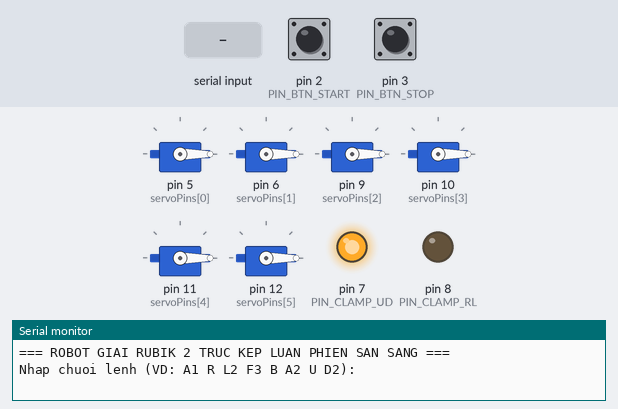
Recording of a sketch running on a simulated Arduino Nano, built with avr-gcc and run on an emulated ATmega328P. On the bench: 6 × servo, output pins drawn as LEDs (lit = HIGH), the last lines printed to the serial monitor. The test bench sets the inputs (shaded band); at power-on: pin 2 (PIN_BTN_START) HIGH, pin 3 (PIN_BTN_STOP) HIGH.

Above: at 1.2 s.
1.3 s: pin 2 (PIN_BTN_START) pulled LOW for 0.15 s
At 1.65 s:
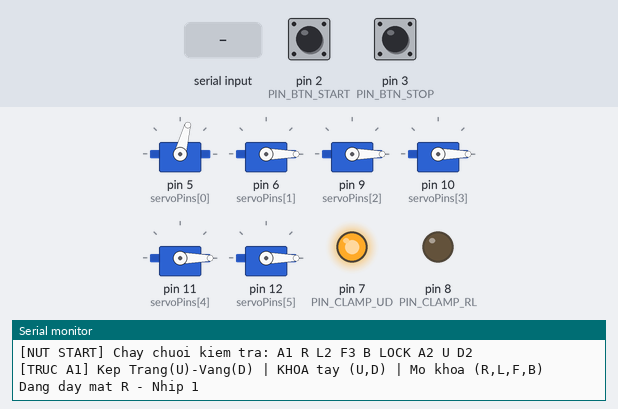
4.3 s: "F\n" received over Serial
At 6.1 s:
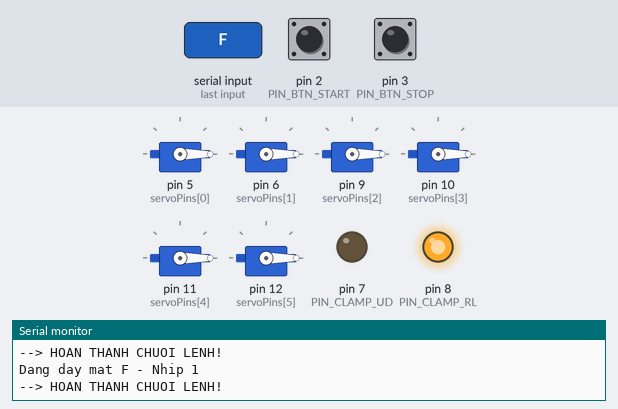
6.4 s: "B\n" received over Serial
At 6.47 s:
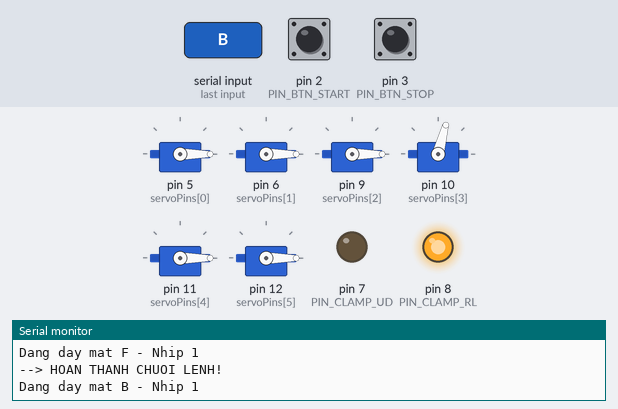
8.0 s: "A1\n" received over Serial
At 8.7 s:
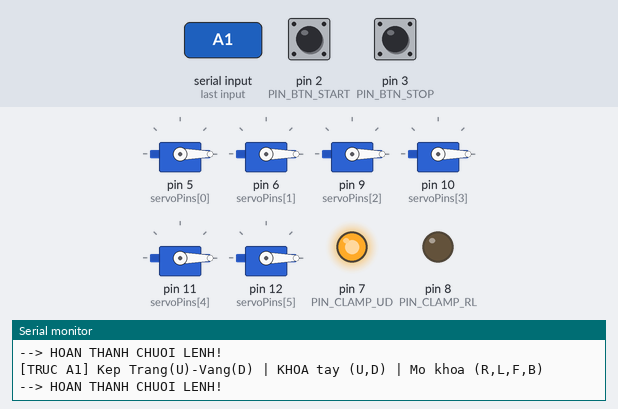
9.6 s: "A2\n" received over Serial
At 10.0 s:
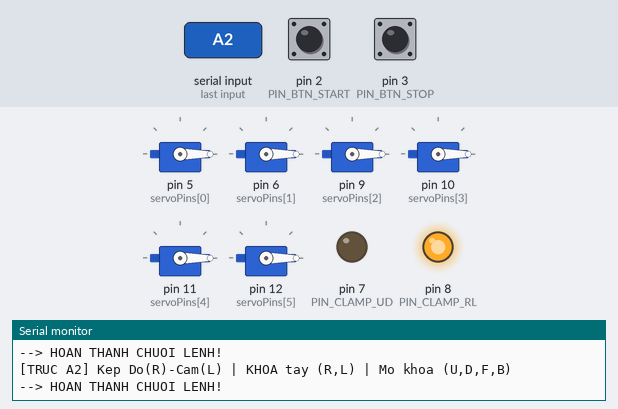
Timing chart, 0 to 12.6 s (numbered marks = the images above; inputs shaded):
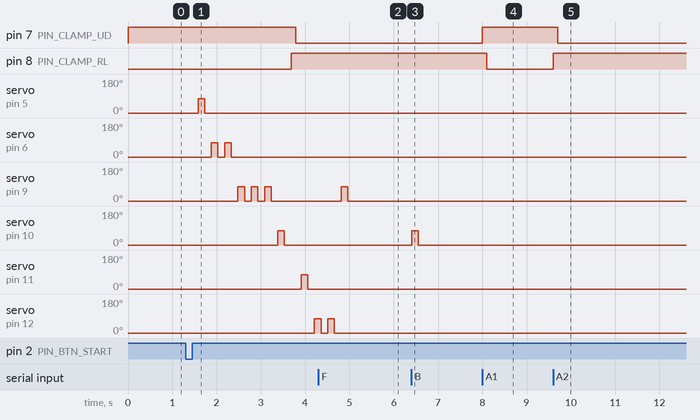

The sketch:

RobotGiaiRubik.ino
```cpp
/*
 * ============================================================================
 * ROBOT GIAI RUBIK 2 TRUC KEP LUAN PHIEN (A1/A2 + LOCK) - ARDUINO NANO
 * ----------------------------------------------------------------------------
 * - Chân Servo 6 thanh đẩy:
 *     + Mặt R (Right) : D5  | Mặt L (Left) : D6
 *     + Mặt F (Front) : D9  | Mặt B (Back) : D10
 *     + Mặt U (Up)    : D11 | Mặt D (Down) : D12
 * - Chân Điều khiển 2 Trục Kẹp Luân Phiên:
 *     + Trục A1 (D7)  : Kẹp Trắng(U)-Vàng(D) -> Khóa (U,D), mở (R,L,F,B)
 *     + Trục A2 (D8)  : Kẹp Đỏ(R)-Cam(L)     -> Khóa (R,L), mở (U,D,F,B)
 * - Nút nhấn: D2 = START ("A1 R L2 F3 B LOCK A2 U D2"), D3 = STOP khẩn cấp
 * - Giao tiếp USB / UART: 9600 bps (8N1), hỗ trợ key LOCK / UNLOCK / !
 * ============================================================================
 */

#include <Servo.h>

const int PIN_BTN_START = 2; // D2
const int PIN_BTN_STOP  = 3; // D3
const int PIN_CLAMP_UD  = 7; // D7 - Trục kẹp 1 (A1): Kẹp Trắng U - Vàng D -> xoay R, L, F, B
const int PIN_CLAMP_RL  = 8; // D8 - Trục kẹp 2 (A2): Kẹp Đỏ R - Cam L -> xoay U, D, F, B
const int servoPins[6]  = {5, 6, 9, 10, 11, 12}; // D5=R, D6=L, D9=F, D10=B, D11=U, D12=D

const int GOC_NGHI = 0;        // 0 độ (thu thanh đẩy về)
const int GOC_DAY  = 75;       // 75 độ (0x4B trong file .hex - đẩy mặt Rubik xoay 90°)
const int THOI_GIAN_GIU = 150; // 150ms (0x96 trong file .hex)
const int THOI_GIAN_KEP = 100; // 100ms ổn định cơ khí khi chuyển trục kẹp

Servo servos[6];
volatile bool dungKhanCap = false;
int trucHienTai = 1;       // 1 = Trục A1 (Kẹp U-D, khóa tay U/D), 2 = Trục A2 (Kẹp R-L, khóa tay R/L)
bool khoaToanBoTay = false; // Key LOCK: Khóa cứng toàn bộ cánh tay khi chưa đổi trục xong

void duaVeViTriGoc() {
  for (int i = 0; i < 6; i++) {
    servos[i].write(GOC_NGHI);
  }
}

bool kiemTraKhoaCanhTay(char tenMat) {
  if (khoaToanBoTay) {
    Serial.print("[KHOA CANH TAY - LOCK] Dang khoa toan bo canh tay! Tu choi lenh: ");
    Serial.println(tenMat);
    return true;
  }
  if (trucHienTai == 1 && (tenMat == 'U' || tenMat == 'D')) {
    Serial.print("[KHOA CANH TAY] Chua doi sang Truc A2 (dang kep U-D) -> KHOA canh tay ");
    Serial.println(tenMat);
    return true;
  }
  if (trucHienTai == 2 && (tenMat == 'R' || tenMat == 'L')) {
    Serial.print("[KHOA CANH TAY] Chua doi sang Truc A1 (dang kep R-L) -> KHOA canh tay ");
    Serial.println(tenMat);
    return true;
  }
  return false;
}

void chuyenTrucKep(int truc) {
  if (kiemTraDungKhanCap()) return;
  // Tự động bật KEY KHÓA CÁNH TAY trước khi đổi trục
  khoaToanBoTay = true;
  duaVeViTriGoc();
  if (truc == 1) {
    // Đóng kẹp Trục 1 (Trắng U - Vàng D) TRƯỚC rồi mới nhả Trục 2 để chống rơi khối Rubik
    digitalWrite(PIN_CLAMP_UD, HIGH);
    delay(THOI_GIAN_KEP);
    digitalWrite(PIN_CLAMP_RL, LOW);
    delay(THOI_GIAN_KEP);
    trucHienTai = 1;
    khoaToanBoTay = false;
    Serial.println("[TRUC A1] Kep Trang(U)-Vang(D) | KHOA tay (U,D) | Mo khoa (R,L,F,B)");
  } else if (truc == 2) {
    // Đóng kẹp Trục 2 (Đỏ R - Cam L) TRƯỚC rồi mới nhả Trục 1
    digitalWrite(PIN_CLAMP_RL, HIGH);
    delay(THOI_GIAN_KEP);
    digitalWrite(PIN_CLAMP_UD, LOW);
    delay(THOI_GIAN_KEP);
    trucHienTai = 2;
    khoaToanBoTay = false;
    Serial.println("[TRUC A2] Kep Do(R)-Cam(L) | KHOA tay (R,L) | Mo khoa (U,D,F,B)");
  }
}

bool kiemTraDungKhanCap() {
  // Kiểm tra nút cứng D3 (Active LOW) hoặc ký tự '!' gửi từ App Desktop qua cáp USB
  if (digitalRead(PIN_BTN_STOP) == LOW) {
    dungKhanCap = true;
  }
  while (Serial.available() > 0 && Serial.peek() == '!') {
    Serial.read();
    dungKhanCap = true;
  }
  if (dungKhanCap) {
    duaVeViTriGoc();
    Serial.println("[!] DA DUNG KHAN CAP!");
    return true;
  }
  return false;
}

void dayMat(int index, char tenMat, int soNhip) {
  if (kiemTraKhoaCanhTay(tenMat)) return;
  for (int nhip = 1; nhip <= soNhip; nhip++) {
    if (kiemTraDungKhanCap()) return;

    Serial.print("Dang day mat ");
    Serial.print(tenMat);
    Serial.print(" - Nhip ");
    Serial.println(nhip);

    servos[index].write(GOC_DAY);
    delay(THOI_GIAN_GIU);

    if (kiemTraDungKhanCap()) return;

    servos[index].write(GOC_NGHI);
    delay(THOI_GIAN_GIU);
  }
}

void thucThiLenhDon(String token) {
  token.trim();
  if (token.length() == 0 || dungKhanCap) return;
  token.toUpperCase();

  if (token == "STOP" || token == "!") {
    dungKhanCap = true;
    kiemTraDungKhanCap();
    return;
  }
  if (token == "LOCK") {
    khoaToanBoTay = true;
    duaVeViTriGoc();
    Serial.println("[KEY LOCK] Da KHOA cung toan bo canh tay day!");
    return;
  }
  if (token == "UNLOCK") {
    khoaToanBoTay = false;
    Serial.println("[KEY UNLOCK] Da MO KHOA canh tay theo truc hien tai!");
    return;
  }
  if (token == "A1") {
    chuyenTrucKep(1);
    return;
  }
  if (token == "A2") {
    chuyenTrucKep(2);
    return;
  }

  char mat = token.charAt(0);
  int soNhip = 1;

  if (token.length() >= 2) {
    char hauTo = token.charAt(1);
    if (hauTo == '2') {
      soNhip = 2;
    } else if (hauTo == '3' || hauTo == '\'') {
      soNhip = 3;
    }
  }

  if (mat == 'R') {
    dayMat(0, 'R', soNhip);
  } else if (mat == 'L') {
    dayMat(1, 'L', soNhip);
  } else if (mat == 'F') {
    dayMat(2, 'F', soNhip);
  } else if (mat == 'B') {
    dayMat(3, 'B', soNhip);
  } else if (mat == 'U') {
    dayMat(4, 'U', soNhip);
  } else if (mat == 'D') {
    dayMat(5, 'D', soNhip);
  }
}

void xuLyChuoiLenh(String chuoi) {
  chuoi.trim();
  if (chuoi.length() == 0) return;

  dungKhanCap = false;
  int start = 0;
  int n = chuoi.length();

  for (int i = 0; i <= n; i++) {
    if (i == n || chuoi.charAt(i) == ' ' || chuoi.charAt(i) == ',') {
      if (i > start) {
        String token = chuoi.substring(start, i);
        thucThiLenhDon(token);
        if (dungKhanCap) return;
      }
      start = i + 1;
    }
  }

  if (!dungKhanCap) {
    Serial.println("--> HOAN THANH CHUOI LENH!");
  }
}

void setup() {
  Serial.begin(9600);
  pinMode(PIN_BTN_START, INPUT_PULLUP);
  pinMode(PIN_BTN_STOP, INPUT_PULLUP);
  pinMode(PIN_CLAMP_UD, OUTPUT);
  pinMode(PIN_CLAMP_RL, OUTPUT);

  // Mặc định khởi động ở Trục 1 (A1): Kẹp Trắng U - Vàng D
  digitalWrite(PIN_CLAMP_UD, HIGH);
  digitalWrite(PIN_CLAMP_RL, LOW);

  for (int i = 0; i < 6; i++) {
    servos[i].attach(servoPins[i]);
  }
  duaVeViTriGoc();

  Serial.println("=== ROBOT GIAI RUBIK 2 TRUC KEP LUAN PHIEN SAN SANG ===");
  Serial.println("Nhap chuoi lenh (VD: A1 R L2 F3 B A2 U D2):");
}

void loop() {
  // 1. Nút START (D2): bấm để chạy chuỗi kiểm tra 2 trục + LOCK
  if (digitalRead(PIN_BTN_START) == LOW) {
    delay(50);
    if (digitalRead(PIN_BTN_START) == LOW) {
      Serial.println("\n[NUT START] Chay chuoi kiem tra: A1 R L2 F3 B LOCK A2 U D2");
      xuLyChuoiLenh("A1 R L2 F3 B LOCK A2 U D2");
      while (digitalRead(PIN_BTN_START) == LOW) {
        delay(10);
      }
    }
  }

  // 2. Nhận chuỗi lệnh giải trực tiếp từ App Desktop qua cáp USB (Serial 9600)
  if (Serial.available() > 0) {
    String chuoi = Serial.readStringUntil('\n');
    xuLyChuoiLenh(chuoi);
  }
}
```

Measured:
- after the input at 1.3 s, pin 7 (PIN_CLAMP_UD): HIGH → LOW after 2.5 s; pin 8 (PIN_CLAMP_RL): LOW → HIGH after 2.4 s
- after the input at 4.3 s, servo on pin 9 (servoPins[2]): 0° → 75° after 0.51 s, → 0° 0.15 s later
- after the input at 6.4 s, servo on pin 10 (servoPins[3]): 0° → 75° at once, → 0° 0.15 s later
- after the input at 8.0 s, pin 7 (PIN_CLAMP_UD): LOW → HIGH at once; pin 8 (PIN_CLAMP_RL): HIGH → LOW after 0.10 s
- after the input at 9.6 s, pin 7 (PIN_CLAMP_UD): HIGH → LOW after 0.10 s; pin 8 (PIN_CLAMP_RL): LOW → HIGH at once
